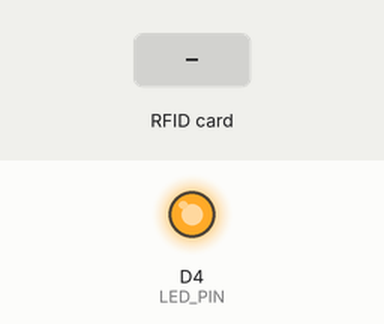
Simulated run of this program. Board: ESP8266 (NodeMCU). Parts: output pins drawn as LEDs (lit = HIGH). The test bench sets the inputs (shaded band). WiFi joins after 1.5 s; servers stay silent unless stated; the local clock reads 2024-03-15 10:24:30 at power-on unless the program sets it; no MQTT or app messages arrive unless stated; what the program prints to the serial monitor is not drawn.

Above: at 8.3 s.
8.4 s: RFID card 5E 7A 19 C4 held to the reader
At 8.8 s:
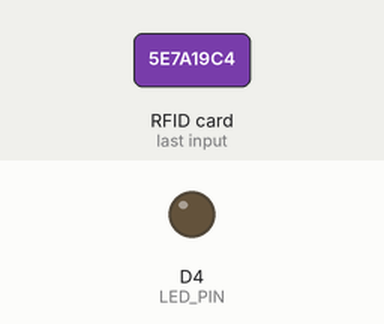
Timing chart, 0 to 11.4 s (numbered marks = the images above; inputs shaded):
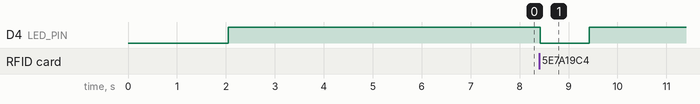

The program:

main.cpp
```cpp
#include <SPI.h>
#include <MFRC522.h>
#include <PubSubClient.h>
#include <ESP8266WiFi.h>
#include <time.h>
#include <FS.h>
#include <BearSSLHelpers.h>
#include <WiFiClientSecure.h>
#include <ArduinoJson.h>
#include "secrets.h"


#define RST_PIN         D3          // Configurable, see typical pin layout above
#define SS_PIN          D8         // Configurable, see typical pin layout above
#define LED_PIN         D4          // Built-in LED on NodeMCU

#define AWS_IOT_PUBLISH_TOPIC   "esp8266/pub"
#define AWS_IOT_SUBSCRIBE_TOPIC "esp8266/sub"

MFRC522 mfrc522(SS_PIN, RST_PIN);  // Create MFRC522 instance


WiFiClientSecure net;
BearSSL::X509List cert(cacert);
BearSSL::X509List client_crt(client_cert);
BearSSL::PrivateKey key(privkey);
PubSubClient client(net);

char uidString[20];
char prevUidString[20] = {'\0'};
char* roomID = "1";
char timestamp[20];

time_t now;
time_t nowish = 1510592825;

unsigned long lastMillis = 0;
unsigned long previousMillis = 0;
const long interval = 5000;

void NTPConnect(void)
{
  Serial.print("Setting time using SNTP");
  configTime(TIME_ZONE * 3600, 0 * 3600, "pool.ntp.org", "time.nist.gov");
  now = time(nullptr);
  while (now < nowish)
  {
    delay(500);
    Serial.print(".");
    now = time(nullptr);
  }
  Serial.println("done!");
  struct tm timeinfo;
  gmtime_r(&now, &timeinfo);
  Serial.print("Current time: ");
  Serial.print(asctime(&timeinfo));
}

void messageReceived(char *topic, byte *payload, unsigned int length)
{
  Serial.print("Received [");
  Serial.print(topic);
  Serial.print("]: ");
  for (int i = 0; i < length; i++)
  {
    Serial.print((char)payload[i]);
  }
  Serial.println();
}

void connectAWS()
{
  delay(3000);
  WiFi.mode(WIFI_STA);
  WiFi.begin(WIFI_SSID, WIFI_PASSWORD);
  Serial.println(String("Attempting to connect to SSID: ") + String(WIFI_SSID));
  while (WiFi.status() != WL_CONNECTED)
  {
    Serial.print(".");
    delay(1000);
  }
  NTPConnect();
  net.setTrustAnchors(&cert);
  net.setClientRSACert(&client_crt, &key);
  client.setServer(MQTT_HOST, 8883);
  client.setCallback(messageReceived);
  Serial.println("Connecting to AWS IOT");
  while (!client.connect(THINGNAME))
  {
    Serial.print(".");
    delay(1000);
  }
  if (!client.connected()) {
    Serial.println("AWS IoT Timeout!");
    return;
  }
  // Subscribe to a topic
  client.subscribe(AWS_IOT_SUBSCRIBE_TOPIC);
  Serial.println("AWS IoT Connected!");
}

void publishMessage()
{
  StaticJsonDocument<200> doc;
  doc["time"] = String(timestamp);
  doc["roomID"] =String(roomID);
  doc["rfid_id"] = String(uidString);

  char jsonBuffer[512];
  serializeJson(doc, jsonBuffer); // print to client
  client.publish(AWS_IOT_PUBLISH_TOPIC, jsonBuffer);
}

void setup() {


  delay(2000); // Wait for 2 seconds

  SPI.begin();      // Init SPI bus
  mfrc522.PCD_Init(); // Init MFRC522 card

  pinMode(LED_PIN, OUTPUT); // Set the LED pin as output
  digitalWrite(LED_PIN, HIGH); // Turn off the LED (it's active low)

  Serial.begin(9600); // Initialize serial communications with the PC
  connectAWS();
}

void loop() {


  // Look for new cards
  if ( ! mfrc522.PICC_IsNewCardPresent()) {
    Serial.println("No new card present");
    return;
  }

  // Select one of the cards
  if ( ! mfrc522.PICC_ReadCardSerial()) {
    return;
  }

  // Blink the LED
  digitalWrite(LED_PIN, LOW); // Turn on the LED
  delay(1000); // Wait for a second
  digitalWrite(LED_PIN, HIGH); // Turn off the LED


  // Convert the UID bytes to a string
  for (byte i = 0; i < mfrc522.uid.size; i++) {
      sprintf(&uidString[i*2], "%02X", mfrc522.uid.uidByte[i]);
  }

setenv("TZ", "IST-5:30", 1);
tzset();
configTime(5.5 * 3600, 0, "pool.ntp.org", "time.nist.gov");
time_t now = time(nullptr);
struct tm* timeinfo;


timeinfo = localtime(&now);
strftime(timestamp, sizeof(timestamp), "%Y-%m-%d %H:%M:%S", timeinfo);


  mfrc522.PICC_DumpToSerial(&(mfrc522.uid));

  if (!client.connected())
  {
    connectAWS();
  }
  else
  {
    client.loop();
    if (millis() - lastMillis > 5000)
    {
      lastMillis = millis();
      if(strcmp(uidString, prevUidString) != 0){
        strcpy(prevUidString, uidString);
        publishMessage();
      }

    }
  }
}
```

secrets.h
```cpp
#include <pgmspace.h>

#define SECRET

const char WIFI_SSID[] = "HDNSJ";               //WiFi SSID
const char WIFI_PASSWORD[] = "712208340";           //WiFi Password

#define THINGNAME "Eentflow-node-1"

int8_t TIME_ZONE = 5.5; //NYC(USA): -5 UTC

const char MQTT_HOST[] = "a5r6orzjft39u-ats.iot.ap-south-1.amazonaws.com";


static const char cacert[] PROGMEM = R"EOF(
-----BEGIN CERTIFICATE-----
MIIDQTCCAimgAwIBAgITBmyfz5m/jAo54vB4ikPmljZbyjANBgkqhkiG9w0BAQsF
ADA5MQswCQYDVQQGEwJVUzEPMA0GA1UEChMGQW1hem9uMRkwFwYDVQQDExBBbWF6
b24gUm9vdCBDQSAxMB4XDTE1MDUyNjAwMDAwMFoXDTM4MDExNzAwMDAwMFowOTEL
MAkGA1UEBhMCVVMxDzANBgNVBAoTBkFtYXpvbjEZMBcGA1UEAxMQQW1hem9uIFJv
b3QgQ0EgMTCCASIwDQYJKoZIhvcNAQEBBQADggEPADCCAQoCggEBALJ4gHHKeNXj
ca9HgFB0fW7Y14h29Jlo91ghYPl0hAEvrAIthtOgQ3pOsqTQNroBvo3bSMgHFzZM
9O6II8c+6zf1tRn4SWiw3te5djgdYZ6k/oI2peVKVuRF4fn9tBb6dNqcmzU5L/qw
IFAGbHrQgLKm+a/sRxmPUDgH3KKHOVj4utWp+UhnMJbulHheb4mjUcAwhmahRWa6
VOujw5H5SNz/0egwLX0tdHA114gk957EWW67c4cX8jJGKLhD+rcdqsq08p8kDi1L
93FcXmn/6pUCyziKrlA4b9v7LWIbxcceVOF34GfID5yHI9Y/QCB/IIDEgEw+OyQm
jgSubJrIqg0CAwEAAaNCMEAwDwYDVR0TAQH/BAUwAwEB/zAOBgNVHQ8BAf8EBAMC
AYYwHQYDVR0OBBYEFIQYzIU07LwMlJQuCFmcx7IQTgoIMA0GCSqGSIb3DQEBCwUA
A4IBAQCY8jdaQZChGsV2USggNiMOruYou6r4lK5IpDB/G/wkjUu0yKGX9rbxenDI
U5PMCCjjmCXPI6T53iHTfIUJrU6adTrCC2qJeHZERxhlbI1Bjjt/msv0tadQ1wUs
N+gDS63pYaACbvXy8MWy7Vu33PqUXHeeE6V/Uq2V8viTO96LXFvKWlJbYK8U90vv
o/ufQJVtMVT8QtPHRh8jrdkPSHCa2XV4cdFyQzR1bldZwgJcJmApzyMZFo6IQ6XU
5MsI+yMRQ+hDKXJioaldXgjUkK642M4UwtBV8ob2xJNDd2ZhwLnoQdeXeGADbkpy
rqXRfboQnoZsG4q5WTP468SQvvG5
-----END CERTIFICATE-----
)EOF";


// Copy contents from XXXXXXXX-certificate.pem.crt here ▼
static const char client_cert[] PROGMEM = R"KEY(
-----BEGIN CERTIFICATE-----
MIIDWjCCAkKgAwIBAgIVAMF2I+WfGUCnikwLxzUVCJpmLc/qMA0GCSqGSIb3DQEB
CwUAME0xSzBJBgNVBAsMQkFtYXpvbiBXZWIgU2VydmljZXMgTz1BbWF6b24uY29t
IEluYy4gTD1TZWF0dGxlIFNUPVdhc2hpbmd0b24gQz1VUzAeFw0yNDAxMDkxNDIw
MDFaFw00OTEyMzEyMzU5NTlaMB4xHDAaBgNVBAMME0FXUyBJb1QgQ2VydGlmaWNh
dGUwggEiMA0GCSqGSIb3DQEBAQUAA4IBDwAwggEKAoIBAQDVP45HwtiiqXlMBhdA
dMPGQeirHigOsUFo38KlA+d2raYttDBZ5zctdd0oJc105Bseh3t4aGnElKllK6lR
UK1M42+/RrrP5TklMk/sB30c0OS1X/LTkDjLFjjfql7VxAWWefBpdV/ZlGCJP0dy
B6weOPKuI8wytPML/HAHHnm6+I63SXO/QmQbq0tS+0MR7OtsgCd8vaH9OWWOUDBl
aP0t//4gGUKhIMtoiZju9YjsFdLK335IvHhqTTLEKdETTLBhwB+/2QYeVE/6QYiF
IqgTNPMAWIuWWcFYJbR9BrwwXCr1UtCvKknzOxf8D/+CCRIsjwv0waz2ry9iBuKg
jDd9AgMBAAGjYDBeMB8GA1UdIwQYMBaAFOUbfAF1+tikvwm9LLbeVQg7NWcpMB0G
A1UdDgQWBBT0nJ1Xdamgpv0s4Jx3754svpB89TAMBgNVHRMBAf8EAjAAMA4GA1Ud
DwEB/wQEAwIHgDANBgkqhkiG9w0BAQsFAAOCAQEAFTHpRWmtvqoeWOjIIMhfjSfO
GJsngxssjomK6aYQgqQ3VI/GL9WyYfp8vs5nKdnuPmSxCqSMRgc5vcL9zHcamVFW
s/jREANeTbzDj2JDnaEhcH7IW7q8nkHwdxrfYLkcegmRldQxL4GPlIbLUow0+4ij
69eJjwFQhq6wbFb+nBrvIcGZfaNPD+ZbMN/j8NjVE56RW2zONC/q5yaH95/TE1NE
slsIAZfV73FGo1HfqJAmuzenclRV/5+ONok4G16N2i8hIAlvbh35ZPeV157Ww9dX
KPjjWomVhVDuZeSseR3TwSurJuhJN81R0bbuBCHjtQYbaffH1znTSUuOxEGrVQ==
-----END CERTIFICATE-----

)KEY";


// Copy contents from  XXXXXXXX-private.pem.key here ▼
static const char privkey[] PROGMEM = R"KEY(
-----BEGIN RSA PRIVATE KEY-----
MIIEowIBAAKCAQEA1T+OR8LYoql5TAYXQHTDxkHoqx4oDrFBaN/CpQPndq2mLbQw
Wec3LXXdKCXNdOQbHod7eGhpxJSpZSupUVCtTONvv0a6z+U5JTJP7Ad9HNDktV/y
05A4yxY436pe1cQFlnnwaXVf2ZRgiT9HcgesHjjyriPMMrTzC/xwBx55uviOt0lz
v0JkG6tLUvtDEezrbIAnfL2h/TlljlAwZWj9Lf/+IBlCoSDLaImY7vWI7BXSyt9+
SLx4ak0yxCnRE0ywYcAfv9kGHlRP+kGIhSKoEzTzAFiLllnBWCW0fQa8MFwq9VLQ
rypJ8zsX/A//ggkSLI8L9MGs9q8vYgbioIw3fQIDAQABAoIBACMHHorhEY6egeMf
+P/IbkQJnXtGJ9RJ/3GHl8RdQM74tRw6xdpupVydSKeIlhgGRAIexQRBOmZk+PI6
WsSVmPHRRhDIQHVXtKxMeF5P2Jg8I+U7Dnr77KhHTS5IIO3CFhziiL/53LWzrqu8
rjKn2fjY59v821TU7jtgytIQinRQhNhGQYj4YZ6B/KkkY8EeuUzJWiIKY7ILm6lu
kZeYNxCTgsygrRdB7pQIhItY1v/kW/7yNeBySrh5TLuBAWKyO63SWC4uzAv7RiRc
TJ+l4bmfKdVq0FWM6H3NvBEwEu1o0qnVsMrnoeIkL2nzWyQ/EflHz88Y3wpiITKi
AbnxBu0CgYEA9v8HQ4+/orRtOYugvXZQPW1ksoXnVl2HCOJDSTYu18m7ty6yDv7p
Mf1Jo1dUaykivzKtZyV0lEWva3T9PCgNWUEdeyhVNo+dmmsGG2v+7bS1euk2NGVh
bG94tSpU70u7FPB/D18OOAxsaGph/FXoB9pJrN/yco8G1KcMVjg5TDsCgYEA3QWX
WgjMM0SssY8ECKC2qX1kNEVrjL+++QeZ08yc5FUay2YJWH7Usu/BBxMK3HEuxNlf
tMPSH/UN5mU5o9YptvZymxEncNgLxSUER2gswX3Ly2eFgyc86hevWs87J8WNwCF/
lH7sg2+2Lazd22ueYi7XvWv5PtiKeNGW3+1Dp6cCgYBTGic1gg32DkKZk/L3C/Gf
WUkCD69wDXO7d3UwErzb+ZHg5iMejIGlQhUekeljTKnWLpTNGXsJ0BBfVTNGpCsp
lpD2uPFCtDtQkyWw4Dsbeyt8OS71ng6TT0YLnjyJbq95Mhlt8It2LCflUbW6EqVI
zxbuxUJrbNfdgH7UG4KbtQKBgBF9Wca0H4SHEKtUR9tu7EVpOL6yJ5qRqckHAvMx
o9Cls2MZBfBMyQQH2Nx4c0mSY0MMeHhTbpM8zwbGR9NhJRfnVJZUuyxAzF2jWj1U
TwZYsAG+hWAlgLp9eVDUSTgSd+8WN4RGruyPsHjYzw2H7JaUYloI60Y/2GVLIIdD
vTDNAoGBAM9PwH3agHlzX/omLyiJnqJbzJQyxvqBneMMrxuzRVwJRDQeyXA7Rrhq
Mbc6c8cer4hL8+RQ3KJVsw/XMy0kDVvuqqBVXYSaHDieFV9x4YveYwIEFwbhi6lt
IuqrFFwyixywz4L1hU6YPGFPo1Oh2qCdCcgIS6gF2jZeya8U8m8+
-----END RSA PRIVATE KEY-----

)KEY";
```

Measured:
- after the input at 8.4 s, D4 (LED_PIN): HIGH → LOW at once, → HIGH 1.0 s later
